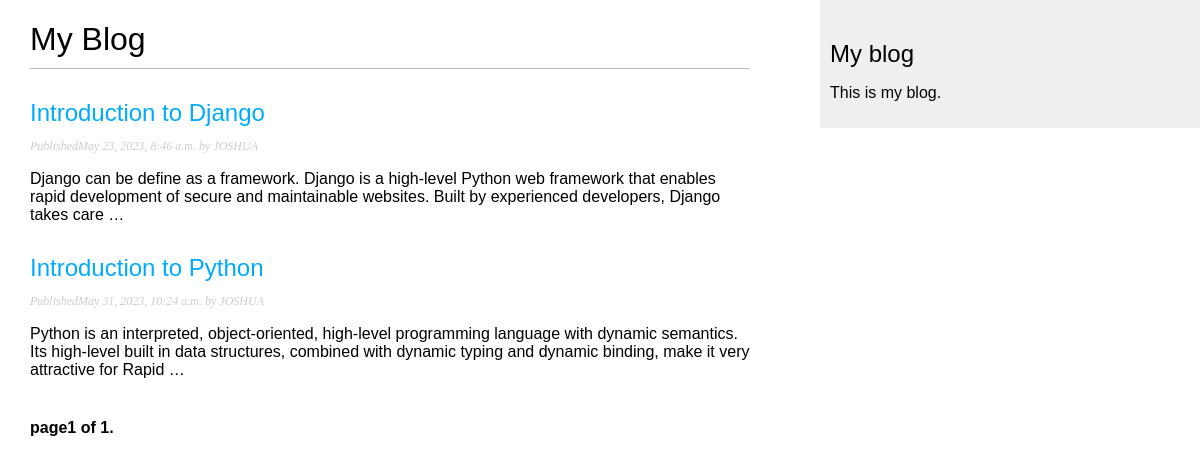
The page / on the database its author committed.
### blogs/models.py (models this page shows)
class Post(models.Model):
    class Status(models.TextChoices):
        DRAFT = 'DF', 'Draft'
        PUBLISHED = 'PB', 'Published'
    title = models.CharField(max_length=250)
    slug = models.SlugField(max_length=250) #A slug is a short label that
    body = models.TextField()
    publish = models.DateTimeField(default=timezone.now)
    created = models.DateTimeField(auto_now_add=True)
    updated = models.DateTimeField(auto_now=True)
    status = models.CharField(max_length=2, choices=Status.choices,default=Status.DRAFT)
    author= models.ForeignKey(User, on_delete=models.CASCADE, related_name='blogs_posts')
    objects = models.Manager() #The default Manager
    published = PublishedManager() # Our custom manager

### blogs/views.py (the view)
# urls.py: path('', post_list, name='post_list'),
def post_list(request):
    posts_list = Post.published.all()
    paginator = Paginator(posts_list, 3)
    page_number = request.GET.get('page', 1)
    posts = paginator.page(page_number)
    return render(request, 'blogs/post/list.html', {'posts':posts})

### blogs/models.py (called while the page is built)
    def get_queryset(self):
        return super().get_queryset().filter(status=Post.Status.PUBLISHED)

### blogs/templates/blogs/post/list.html (shortened to what this page needs)
{% extends 'blogs/base.html' %}
{% block content %}
<h1>My Blog</h1>
{% for post in posts %}
<h2>
   <a href="{ 'post.get_absolute_url'  }"> {{post.title}}</a>
</h2>
<p class="date">
    Published{{ post.publish }} by {{ post.author}}
</p>
{{ post.body|truncatewords:30|linebreaks}}
{% endfor %}
{% include "pagination.html" with page=posts %}
{% endblock %}

### blogs/templates/blogs/base.html (shortened to what this page needs)
{% load static %}
<!DOCTYPE html>
<html lang="en">
<head>
    <link href="{% static 'css/blog.css' %}" rel="stylesheet">
</head>
<body>
    <div id="content">
        {% block content %}
        {% endblock %}
    </div>
    <div  id="sidebar">
        <h2>My blog</h2>
        <p>This is my blog.</p>
    </div>
</body>
</html>

### blogs/templates/pagination.html (shortened to what this page needs)
<div class="pagination">
<span class="step-link">
<span class="current">
    page{{page.number}} of {{page.paginator.num_pages}}.
</span>
</span>
</div>

### blogs/static/css/blog.css (style rules this page uses)
body { margin:0; padding:0; font-family:helvetica, sans-serif; }
a { color:#00abff; text-decoration:none; }
h1 { font-weight:normal; border-bottom:1px solid #bbb; padding:0 0 10px 0; }
h2 { font-weight:normal; margin:30px 0 0; }
#content { float:left; width:60%; padding:0 0 0 30px; }
#sidebar { float:right; width:30%; padding:10px; background:#efefef; height:100%; }
p.date { color:#ccc; font-family: georgia, serif; font-size: 12px; font-style: italic; }
.pagination { margin:40px 0; font-weight:bold; }

### rows shown on the page
Post: title "Introduction to Django", publish "May 23, 2023, 8:46 a.m.", author "JOSHUA", body "Django can be define as a framework. Django is a high-level Python web framework that enables rapid development of secure and maintainable websites. Built by experienced developers, Django takes care …"
Post: title "Introduction to Python", publish "May 31, 2023, 10:24 a.m.", author "JOSHUA", body "Python is an interpreted, object-oriented, high-level programming language with dynamic semantics. Its high-level built in data structures, combined with dynamic typing and dynamic binding, make it very attractive for Rapid …"

### other values the page prints
{{ page.number }} "1"
{{ page.paginator.num_pages }} "1"
